Frame 1 (no input): blank canvas, image omitted
Frame 60 (the mouse pressed at the canvas centre just before this capture): blank canvas, image omitted
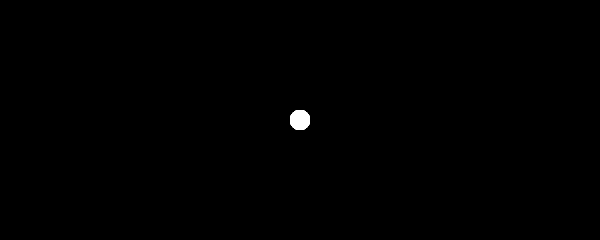
Frame 120 (the mouse held since frame 60 and released just before this capture)

The Processing sketch whose frames 1 and 60 were blank and that drew this single picture after the mouse press (run headless with seeded random() and noise(); from frame 60 on, the mouse is pressed at the canvas centre):

// Processing sketch: ex22_input_draw
// ── ex22_input_draw.pde
void setup() {
    size(600, 240);
    background(0);
}

void draw() {
    noStroke();

    if(keyPressed){//if a key is pressed
        if(key == 'g'){//if that key is g
            fill(0,255,0);//change the fill to green
        }else if(key== 'b'){//if the key is b
            fill(0,0,255);//change the fill to blue
        }else if(key == 'r'){//if the key is r
            fill(255,0,0);//change the fill to red
        }else{//if no key is pressed
            //don't add a fill
        }
    }

    //only draw when the mouse is pressed
    if(mousePressed){
        ellipse(mouseX,mouseY,20,20);
    }

}
